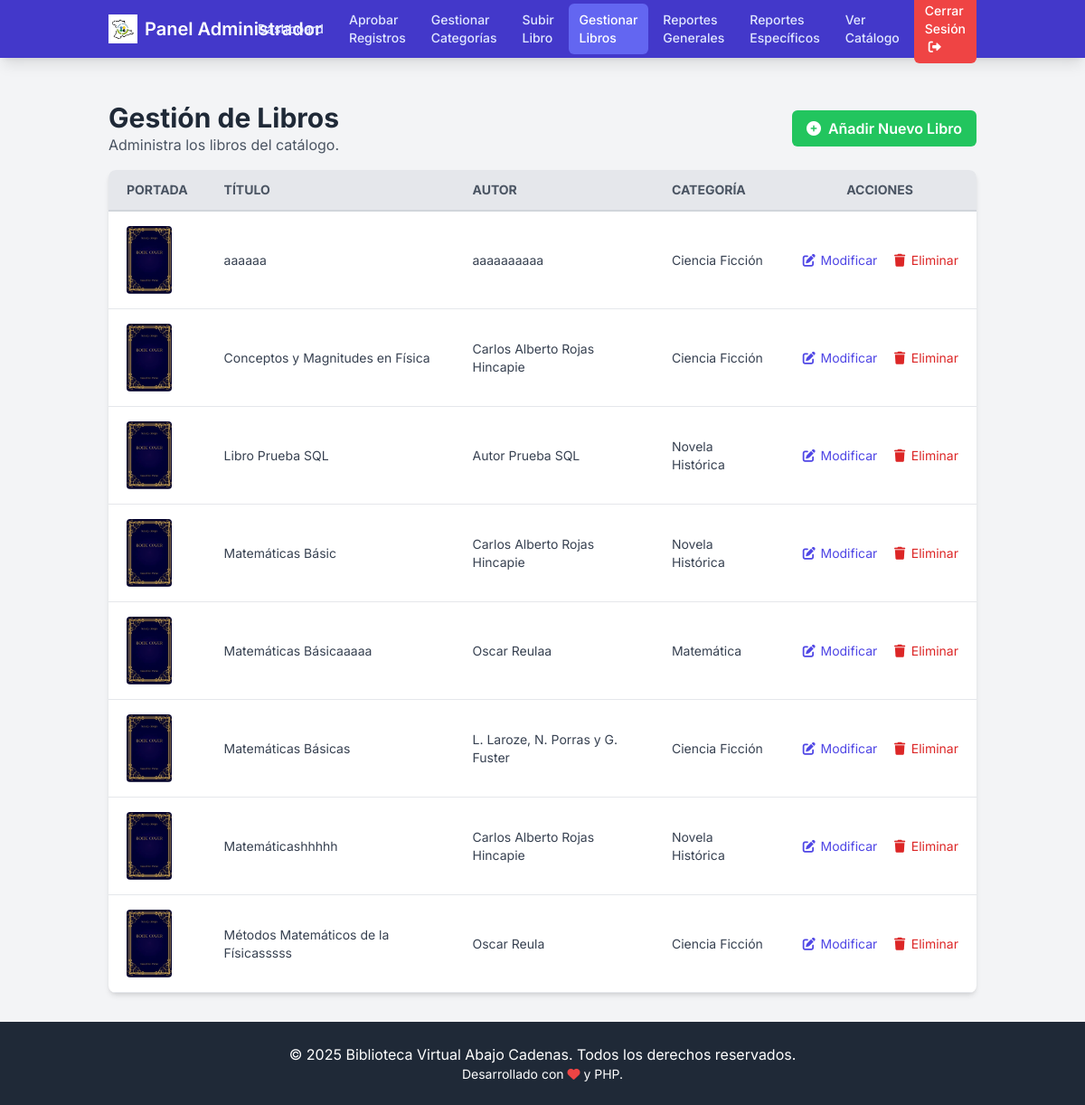
/admin/gestionar_libros.php (signed in), run on the app's committed database.
### tables this page shows
CREATE TABLE `libros` (
  `id` int(11) NOT NULL,
  `titulo` varchar(255) NOT NULL,
  `autor` varchar(255) DEFAULT NULL,
  `editorial` varchar(255) DEFAULT NULL,
  `descripcion` text DEFAULT NULL,
  `categoria_id` int(11) DEFAULT NULL,
  `ruta_archivo_pdf` varchar(255) NOT NULL,
  `ruta_portada_img` varchar(255) DEFAULT NULL,
  `subido_por_usuario_id` int(11) DEFAULT NULL,
  `fecha_subida` timestamp NOT NULL DEFAULT current_timestamp(),
  `palabras_clave` text DEFAULT NULL,
  `ano_publicacion` int(4) DEFAULT NULL,
  `cantidad_disponible` int(11) DEFAULT 1,
  `visualizaciones` int(11) DEFAULT 0,
  `descargas` int(11) DEFAULT 0
);

CREATE TABLE `categorias` (
  `id` int(11) NOT NULL,
  `nombre` varchar(100) NOT NULL,
  `descripcion` text DEFAULT NULL,
  `creada_por` int(11) DEFAULT NULL,
  `fecha_creacion` timestamp NOT NULL DEFAULT current_timestamp()
);

### admin/gestionar_libros.php (the view, shortened to what this page needs)
<?php
require_once 'admin_functions.php';
$user_role = isset($_SESSION["role"]) ? strtolower($_SESSION["role"]) : '';
$sql_libros = "SELECT l.id, l.titulo, l.autor, l.ruta_portada_img, c.nombre as nombre_categoria
               FROM libros l
               LEFT JOIN categorias c ON l.categoria_id = c.id
               ORDER BY l.titulo ASC";
$resultado_libros = $mysqli->query($sql_libros);
$pagina_actual = basename($_SERVER['PHP_SELF']);
$clase_activa = 'bg-indigo-500 text-white';
$clase_hover = 'text-indigo-100 hover:bg-indigo-600 hover:text-white';
?>
<!DOCTYPE html>
<html lang="es">
<head>
    <script src="https://cdn.tailwindcss.com"></script>
    <link rel="stylesheet" href="https://cdnjs.cloudflare.com/ajax/libs/font-awesome/6.0.0-beta3/css/all.min.css">
</head>
<body class="bg-gray-100 min-h-screen flex flex-col text-gray-800">
    <?php
    if ($user_role === 'administrador') {
    ?>
        <nav class="bg-indigo-700 text-white shadow-lg">
            <div class="container mx-auto px-4 sm:px-6 lg:px-8">
                <div class="flex items-center justify-between h-16">
                    <div class="flex items-center">
                        <a href="dashboard_admin.php" class="flex-shrink-0 flex items-center text-white">
                            <img src="../logo.png" alt="Logo" class="h-8 w-auto mr-2">
                            <span class="font-semibold text-xl">Panel Administrador</span>
                        </a>
                    </div>
                    <div class="hidden md:flex items-center space-x-1">
                        <a href="dashboard_admin.php" class="px-3 py-2 rounded-md text-sm font-medium <?php echo ($pagina_actual == 'dashboard_admin.php') ? $clase_activa : $clase_hover; ?>">Dashboard</a>
                        <a href="aprobar_usuarios.php" class="px-3 py-2 rounded-md text-sm font-medium <?php echo ($pagina_actual == 'aprobar_usuarios.php') ? $clase_activa : $clase_hover; ?>">Aprobar Registros</a>
                        <a href="gestionar_categorias.php" class="px-3 py-2 rounded-md text-sm font-medium <?php echo ($pagina_actual == 'gestionar_categorias.php') ? $clase_activa : $clase_hover; ?>">Gestionar Categorías</a>
                        <a href="upload_libro.php" class="px-3 py-2 rounded-md text-sm font-medium <?php echo ($pagina_actual == 'upload_libro.php') ? $clase_activa : $clase_hover; ?>">Subir Libro</a>
                        <a href="gestionar_libros.php" class="px-3 py-2 rounded-md text-sm font-medium <?php echo ($pagina_actual == 'gestionar_libros.php') ? $clase_activa : $clase_hover; ?>">Gestionar Libros</a>
                        <a href="reportes_generales.php" class="px-3 py-2 rounded-md text-sm font-medium <?php echo ($pagina_actual == 'reportes_generales.php') ? $clase_activa : $clase_hover; ?>">Reportes Generales</a>
                        <a href="reportes_especificos.php" class="px-3 py-2 rounded-md text-sm font-medium <?php echo ($pagina_actual == 'reportes_especificos.php') ? $clase_activa : $clase_hover; ?>">Reportes Específicos</a>
                        <a href="../catalogo.php" class="px-3 py-2 rounded-md text-sm font-medium <?php echo $clase_hover; ?>" target="_blank">Ver Catálogo</a>
                        <a href="../logout.php" class="px-3 py-2 rounded-md text-sm font-medium bg-red-500 hover:bg-red-600 text-white">Cerrar Sesión <i class="fas fa-sign-out-alt ml-1"></i></a>
                    </div>
                </div>
            </div>
        </nav>
    <?php
    } elseif ($user_role === 'docente') {
        include '../docente/docente_nav.php';
    }
    ?>
    <div class="container mx-auto px-4 sm:px-8 py-8">
        <div class="py-4 flex justify-between items-center">
            <div>
                <h1 class="text-3xl font-bold text-gray-800">Gestión de Libros</h1>
                <p class="text-gray-600">Administra los libros del catálogo.</p>
            </div>
            <a href="upload_libro.php" class="bg-green-500 hover:bg-green-600 text-white font-semibold py-2 px-4 rounded-md transition duration-150 ease-in-out">
                <i class="fas fa-plus-circle mr-2"></i>Añadir Nuevo Libro
            </a>
        </div>
        <div class="overflow-x-auto bg-white shadow-md rounded-lg">
            <table class="min-w-full leading-normal">
                <thead>
                    <tr class="bg-gray-200 text-gray-600 uppercase text-sm">
                        <th class="px-5 py-3 border-b-2 border-gray-300 text-left">Portada</th>
                        <th class="px-5 py-3 border-b-2 border-gray-300 text-left">Título</th>
                        <th class="px-5 py-3 border-b-2 border-gray-300 text-left">Autor</th>
                        <th class="px-5 py-3 border-b-2 border-gray-300 text-left">Categoría</th>
                        <th class="px-5 py-3 border-b-2 border-gray-300 text-center">Acciones</th>
                    </tr>
                </thead>
                <tbody class="text-gray-700">
                    <?php if ($resultado_libros && $resultado_libros->num_rows > 0): ?>
                        <?php while($libro = $resultado_libros->fetch_assoc()): ?>
                        <tr class="hover:bg-gray-50 border-b border-gray-200">
                            <td class="px-5 py-4 text-sm">
                                <img src="<?php echo !empty($libro['ruta_portada_img']) ? htmlspecialchars($libro['ruta_portada_img']) : '../cover.png'; ?>"
                                     alt="Portada" class="book-thumbnail"
                                     onerror="this.onerror=null; this.src='../cover.png';">
                            </td>
                            <td class="px-5 py-4 text-sm"><?php echo htmlspecialchars($libro['titulo']); ?></td>
                            <td class="px-5 py-4 text-sm"><?php echo htmlspecialchars($libro['autor']); ?></td>
                            <td class="px-5 py-4 text-sm"><?php echo htmlspecialchars($libro['nombre_categoria'] ?? 'N/A'); ?></td>
                            <td class="px-5 py-4 text-sm text-center whitespace-nowrap">
                                <a href="modificar_libro.php?id=<?php echo $libro['id']; ?>" title="Modificar Libro" class="text-indigo-600 hover:text-indigo-900">
                                    <i class="fas fa-edit fa-fw"></i> Modificar
                                </a>
                                <?php if ($user_role === 'administrador'):  ?>
                                <form action="gestionar_libros.php" method="POST" class="inline-block ml-3" onsubmit="return confirm('¿Estás seguro de que deseas eliminar el libro \'<?php echo htmlspecialchars(addslashes($libro['titulo'])); ?>\'? Esta acción también eliminará su archivo PDF asociado y no se puede deshacer.');">
                                    <button type="submit" title="Eliminar Libro" class="text-red-600 hover:text-red-900">
                                        <i class="fas fa-trash fa-fw"></i> Eliminar
                                    </button>
                                </form>
                                <?php endif; ?>
                            </td>
                        </tr>
                        <?php endwhile; ?>
                    <?php endif; ?>
                </tbody>
            </table>
        </div>
    </div>
    <footer class="bg-gray-800 text-white py-6 mt-auto">
        <div class="container mx-auto px-6 text-center">
            <p>&copy; <?php echo date("Y"); ?> Biblioteca Virtual Abajo Cadenas. Todos los derechos reservados.</p>
            <p class="text-sm">Desarrollado con <i class="fas fa-heart text-red-500"></i> y PHP.</p>
        </div>
    </footer>
</body>
</html>

### admin/gestionar_libros.php (style rules this page uses)
body { font-family: 'Inter', sans-serif; }
.book-thumbnail { width: 50px; height: 75px; object-fit: cover; border-radius: 0.25rem; }

### data on the page
libros: titulo "aaaaaa", autor "aaaaaaaaaa", categoria.nombre "Ciencia Ficción"
libros: titulo "Conceptos y Magnitudes en Física", autor "Carlos Alberto Rojas Hincapie", categoria.nombre "Ciencia Ficción"
libros: titulo "Libro Prueba SQL", autor "Autor Prueba SQL", categoria.nombre "Novela Histórica"
libros: titulo "Matemáticas Básic", autor "Carlos Alberto Rojas Hincapie", categoria.nombre "Novela Histórica"
libros: titulo "Matemáticas Básicaaaaa", autor "Oscar Reulaa", categoria.nombre "Matemática"
libros: titulo "Matemáticas Básicas", autor "L. Laroze, N. Porras y G. Fuster", categoria.nombre "Ciencia Ficción"
libros: titulo "Matemáticashhhhh", autor "Carlos Alberto Rojas Hincapie", categoria.nombre "Novela Histórica"
libros: titulo "Métodos Matemáticos de la Físicasssss", autor "Oscar Reula", categoria.nombre "Ciencia Ficción"
